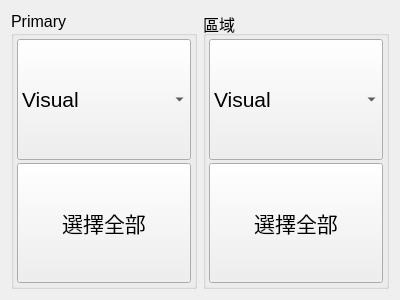
<?xml version="1.0" encoding="UTF-8"?>
<ui version="4.0">
 <class>FrontTwinFilter2</class>
 <widget class="QWidget" name="FrontTwinFilter2">
  <property name="geometry">
   <rect>
    <x>0</x>
    <y>0</y>
    <width>400</width>
    <height>300</height>
   </rect>
  </property>
  <property name="windowTitle">
   <string>Form</string>
  </property>
  <layout class="QGridLayout" name="gridLayout">
   <item row="0" column="0">
    <widget class="QGroupBox" name="groupBoxPrimary">
     <property name="sizePolicy">
      <sizepolicy hsizetype="Preferred" vsizetype="Preferred">
       <horstretch>0</horstretch>
       <verstretch>0</verstretch>
      </sizepolicy>
     </property>
     <property name="font">
      <font>
       <pointsize>12</pointsize>
      </font>
     </property>
     <property name="title">
      <string>Primary</string>
     </property>
     <layout class="QVBoxLayout" name="verticalLayout_4">
      <property name="spacing">
       <number>3</number>
      </property>
      <property name="leftMargin">
       <number>3</number>
      </property>
      <property name="topMargin">
       <number>3</number>
      </property>
      <property name="rightMargin">
       <number>3</number>
      </property>
      <property name="bottomMargin">
       <number>3</number>
      </property>
      <item>
       <widget class="QComboBox" name="comboBoxPrimary">
        <property name="sizePolicy">
         <sizepolicy hsizetype="Preferred" vsizetype="Preferred">
          <horstretch>0</horstretch>
          <verstretch>0</verstretch>
         </sizepolicy>
        </property>
        <property name="font">
         <font>
          <pointsize>16</pointsize>
         </font>
        </property>
        <item>
         <property name="text">
          <string>Visual</string>
         </property>
        </item>
       </widget>
      </item>
      <item>
       <widget class="QPushButton" name="pushButtonPrimarySelectAll">
        <property name="sizePolicy">
         <sizepolicy hsizetype="Preferred" vsizetype="Preferred">
          <horstretch>0</horstretch>
          <verstretch>0</verstretch>
         </sizepolicy>
        </property>
        <property name="font">
         <font>
          <pointsize>16</pointsize>
         </font>
        </property>
        <property name="text">
         <string>選擇全部</string>
        </property>
       </widget>
      </item>
     </layout>
    </widget>
   </item>
   <item row="0" column="1">
    <widget class="QGroupBox" name="groupBoxRegion">
     <property name="sizePolicy">
      <sizepolicy hsizetype="Preferred" vsizetype="Preferred">
       <horstretch>0</horstretch>
       <verstretch>0</verstretch>
      </sizepolicy>
     </property>
     <property name="font">
      <font>
       <pointsize>12</pointsize>
      </font>
     </property>
     <property name="title">
      <string>區域</string>
     </property>
     <layout class="QVBoxLayout" name="verticalLayout_2">
      <property name="spacing">
       <number>3</number>
      </property>
      <property name="leftMargin">
       <number>3</number>
      </property>
      <property name="topMargin">
       <number>3</number>
      </property>
      <property name="rightMargin">
       <number>3</number>
      </property>
      <property name="bottomMargin">
       <number>3</number>
      </property>
      <item>
       <widget class="QComboBox" name="comboBoxSecondary">
        <property name="sizePolicy">
         <sizepolicy hsizetype="Preferred" vsizetype="Preferred">
          <horstretch>0</horstretch>
          <verstretch>0</verstretch>
         </sizepolicy>
        </property>
        <property name="font">
         <font>
          <pointsize>16</pointsize>
         </font>
        </property>
        <item>
         <property name="text">
          <string>Visual</string>
         </property>
        </item>
       </widget>
      </item>
      <item>
       <widget class="QPushButton" name="pushButtonSecondary">
        <property name="sizePolicy">
         <sizepolicy hsizetype="Preferred" vsizetype="Preferred">
          <horstretch>0</horstretch>
          <verstretch>0</verstretch>
         </sizepolicy>
        </property>
        <property name="font">
         <font>
          <pointsize>16</pointsize>
         </font>
        </property>
        <property name="text">
         <string>選擇全部</string>
        </property>
       </widget>
      </item>
     </layout>
    </widget>
   </item>
  </layout>
 </widget>
 <resources/>
 <connections/>
</ui>
